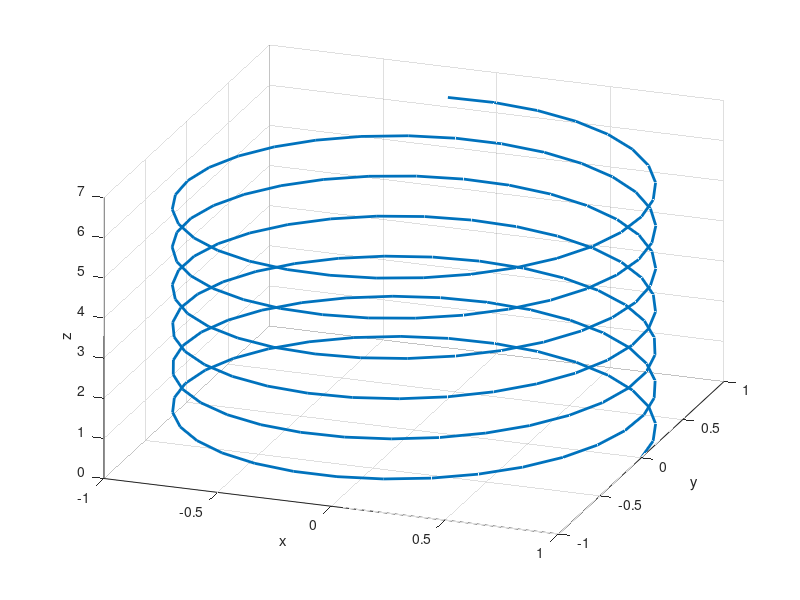

The MATLAB script that drew this image:
t = 0:0.01*pi:2*pi;
x=cos(2*pi*t);y=sin(2*pi*t);z=t;
plot3(x,y,z, 'LineWidth', 2);grid;view(20,30);
xlabel('x'); ylabel('y'); zlabel('z');